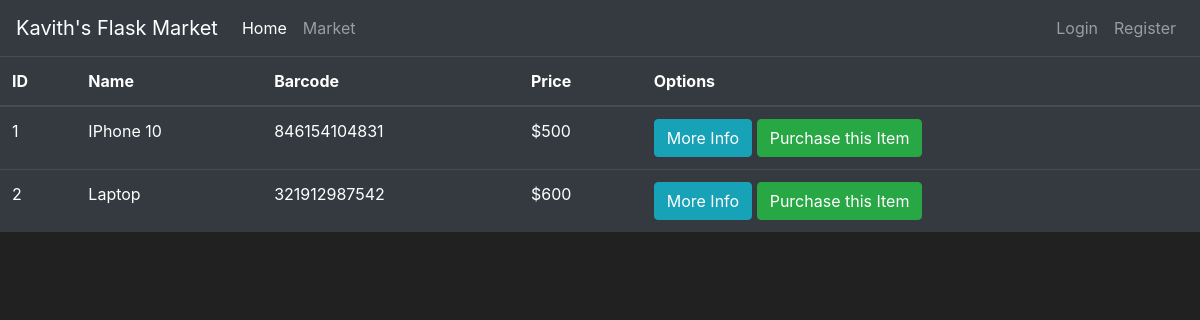
/market, run on an earlier commit of the app's database.
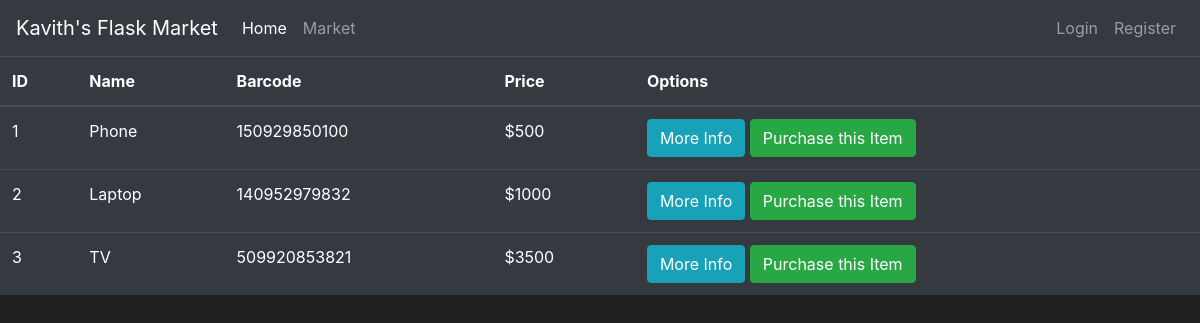
And on a later commit of the database.
### market/models.py (models this page shows, shortened)
class Item(db.Model):
    id = db.Column(db.Integer(), primary_key=True)
    name = db.Column(db.String(length=30), nullable=False, unique=True)
    price = db.Column(db.Integer(), nullable=False)
    barcode = db.Column(db.String(length=12), nullable=False, unique=True)
    description = db.Column(db.String(length=1024), nullable=False, unique=True)

### market/routes.py (the view)
@app.route('/market')
def market_page():
    items = Item.query.all()
    return render_template('market.html', items=items)  # Pointing to the market home page

### market/templates/market.html (shortened to what this page needs)
{% extends 'base.html' %}
{% block content %}
    <table class="table table-dark table-hover">
        <thead>
            <tr>
                <th scope="col">ID</th>
                <th scope="col">Name</th>
                <th scope="col">Barcode</th>
                <th scope="col">Price</th>
                <th scope="col">Options</th>
            </tr>
        </thead>
        <tbody>
            {% for item in items %}
            <tr>
                <td>{{ item.id }}</td>
                <td>{{ item.name }}</td>
                <td>{{ item.barcode }}</td>
                <td>${{ item.price }}</td>
                <td>
                    <button class="btn btn-outline btn-info">More Info</button>
                    <button class="btn btn-outline btn-success">Purchase this Item</button>
                </td>
            </tr>
            {% endfor %}
        </tbody>
    </table>
{% endblock %}

### market/templates/base.html (shortened to what this page needs)
<!doctype html>
<html lang="en">
   <head>
      <link rel="stylesheet" href="https://cdn.jsdelivr.net/npm/bootstrap@4.5.3/dist/css/bootstrap.min.css">
   </head>
   <body>
        <nav class="navbar navbar-expand-md navbar-dark bg-dark">
            <a class="navbar-brand" href="#">Kavith's Flask Market</a>
            <div class="collapse navbar-collapse" id="navbarNav">
                <ul class="navbar-nav mr-auto">
                    <li class="nav-item active">
                        <a class="nav-link" href="{{ url_for('home_page') }}">Home <span class="sr-only">(current)</span></a>
                    </li>
                    <li class="nav-item">
                        <a class="nav-link" href="{{ url_for('market_page') }}">Market</a>
                    </li>
                </ul>
                <ul class="navbar-nav">
                    <li class="nav-item">
                        <a class="nav-link" href="#">Login</a>
                    </li>
                    <li class="nav-item">
                        <a class="nav-link" href="#">Register</a>
                    </li>
                </ul>
            </div>
        </nav>
        {% block content %}
        {% endblock %}
   </body>
</html>

### market/templates/base.html (style rules this page uses)
body { background-color: #212121; color: white }

What changed in the data, as far as the page shows it:
changed Item id 1: name "IPhone 10" → "Phone"; barcode "846154104831" → "150929850100"
changed Item "Laptop": barcode "321912987542" → "140952979832"; price "600" → "1000"
added Item: id "3", name "TV", barcode "509920853821", price "3500"
